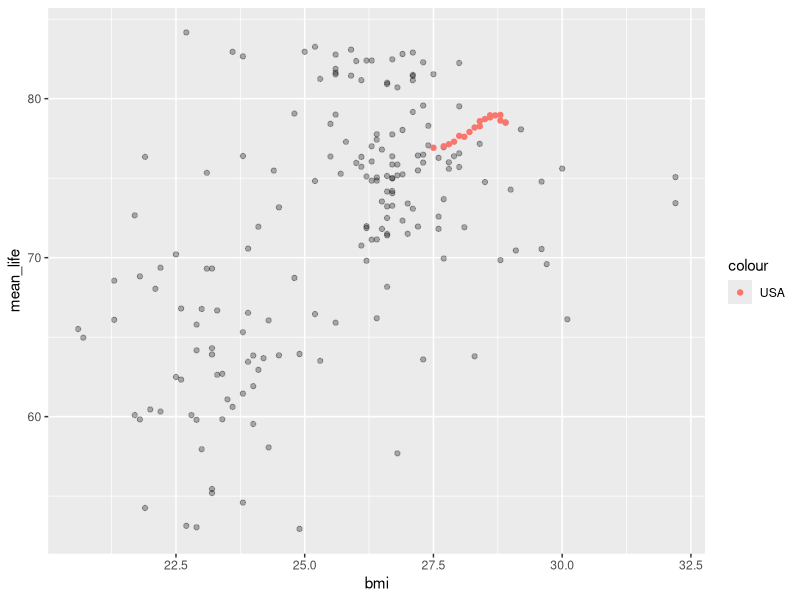
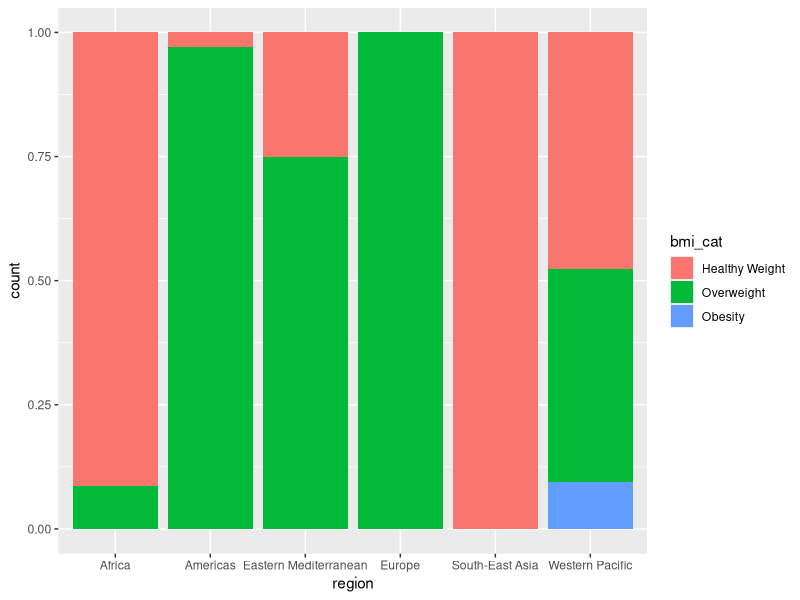
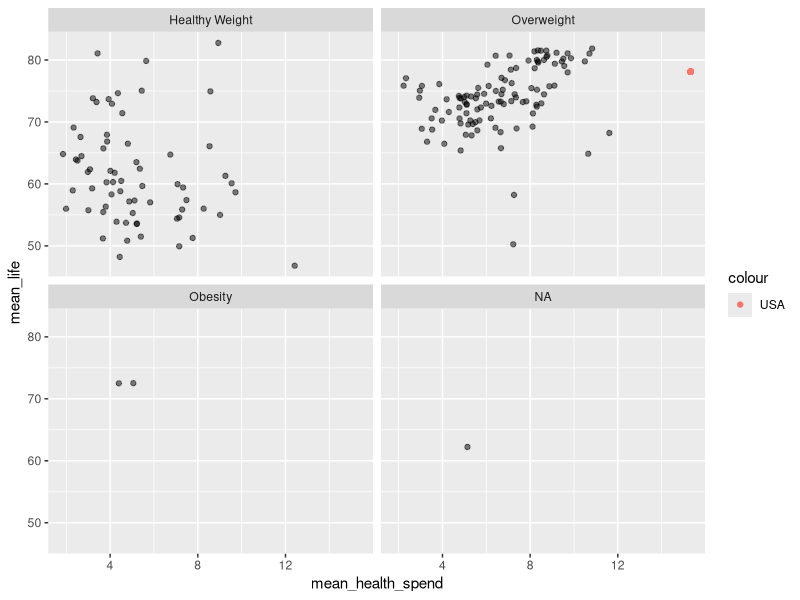
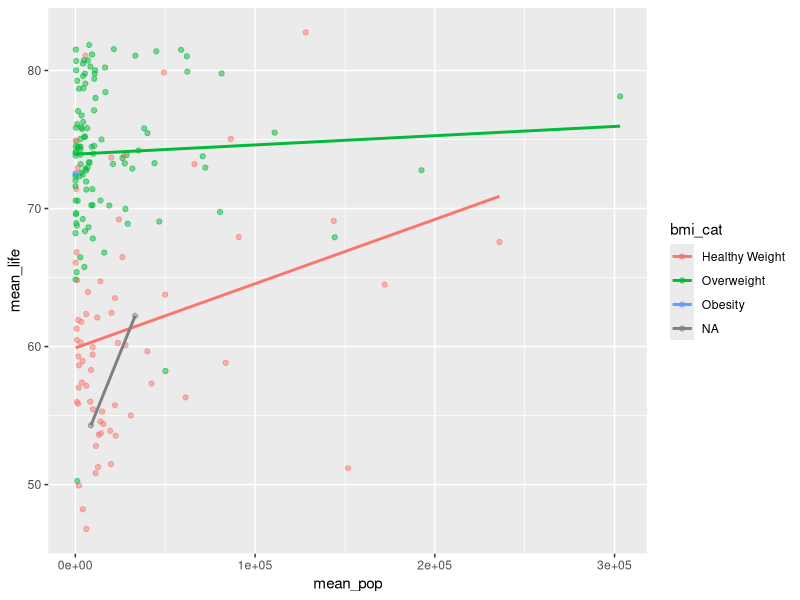
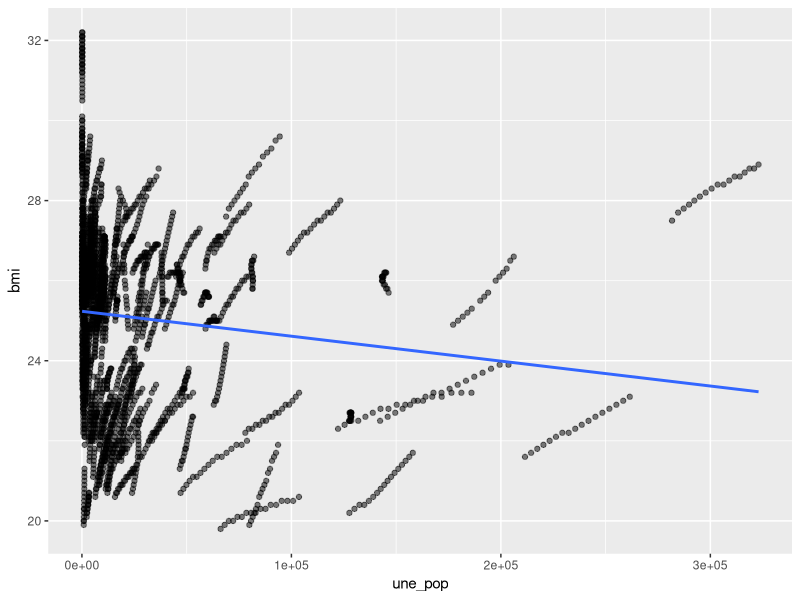

The R source for these figures, in order:
## ---- chunk 1
library(tidyverse)
library(dplyr)
library(scales)
## ---- chunk 2
who <- read.csv("who_life_exp.csv")
## ---- chunk 3
 mylabels <- c("Healthy Weight", "Overweight", "Obesity")

who <- who %>%
  mutate(bmi_cat = cut(bmi, breaks = c(18, 24.9, 29.9, Inf), labels = mylabels))
  
## ---- chunk 4
who_mean <- who %>%
  group_by(region, country) %>%
  summarize(mean_life = mean(life_expect, na.rm = TRUE),
         mean_alcohol = mean(alcohol, na.rm = TRUE),
         mean_amortality = mean(adult_mortality, na.rm = TRUE),
         mean_bmi = mean(bmi, na.rm = TRUE),
         mean_water = mean(basic_water, na.rm = TRUE),
         mean_pop = mean(une_pop, na.rm = TRUE),
         mean_health_spend = mean(che_gdp, na.rm = TRUE),
         mean_life60 = mean(life_exp60, na.rm = TRUE),
         mean_imort = mean(infant_mort, na.rm = TRUE),
         mean_edu = mean(une_edu_spend, na.rm = TRUE),
         mean_school = mean(une_school, na.rm = TRUE),
         mean_gni = mean(gni_capita, na.rm = TRUE)) %>%
  arrange(desc(mean_pop))
## ---- chunk 5
write.csv(who_mean)
## ---- chunk 6
 mylabels <- c("Healthy Weight", "Overweight", "Obesity")

who_mean <- who_mean %>%
  mutate(bmi_cat = cut(mean_bmi, breaks = c(18, 24.9, 29.9, Inf), labels = mylabels))
  
## ---- chunk 7
who_USA <- who %>%
  filter(country_code == "USA") %>%
    mutate(mean_life = mean(life_expect))

who %>%
  filter(year == 2016) %>%
  group_by(country) %>%
  mutate(mean_life = mean(life_expect)) %>%
  ggplot(mapping = 
         aes(x = bmi,
             y = mean_life)) +
  geom_point(alpha = 0.3) +
  geom_point(data = who_USA,
             aes(x = bmi,
                 y = life_expect,
                 color = "USA"
))
## ---- chunk 8
who_meanall <- who %>%
  group_by(country) %>%
  summarize(mean_life = mean(life_expect, na.rm = TRUE),
         mean_alcohol = mean(alcohol, na.rm = TRUE),
         mean_amortality = mean(adult_mortality, na.rm = TRUE),
         mean_bmi = mean(bmi, na.rm = TRUE),
         mean_water = mean(basic_water, na.rm = TRUE),
         mean_pop = mean(une_pop, na.rm = TRUE),
         mean_health_spend = mean(che_gdp, na.rm = TRUE),
         across()) %>%
  arrange(desc(mean_pop))
## ---- chunk 9
who_mean5 <- who %>%
  group_by(region, country) %>%
  summarize(mean_life = mean(life_expect, na.rm = TRUE),
         mean_alcohol = mean(alcohol, na.rm = TRUE),
         mean_amortality = mean(adult_mortality, na.rm = TRUE),
         mean_bmi = mean(bmi, na.rm = TRUE),
         mean_water = mean(basic_water, na.rm = TRUE),
         mean_pop = mean(une_pop, na.rm = TRUE),
         mean_health_spend = mean(che_gdp, na.rm = TRUE)) %>%   
arrange(desc(mean_pop)) %>%
  slice(1:5)
## ---- chunk 10
who_mean_regions <-  who_mean %>%  
  filter(bmi_cat != "NA") %>%
  group_by(region) %>%
count(bmi_cat) %>%
  mutate(bmi_cat_per = n/sum(n))

who_mean %>%
  filter(bmi_cat != "NA") %>%
  group_by(region) %>%
  count(region)

who_mean %>%
  filter(bmi_cat != "NA") %>%
  group_by(bmi_cat)%>%
  count(bmi_cat)
## ---- chunk 11
who_mean %>%
  filter(bmi_cat != "NA") %>%
  group_by(region) %>%
  ggplot(mapping = aes(
    x = region,
    fill = bmi_cat))  +
    geom_bar(position = "fill")
## ---- chunk 12
who_USA <- who %>%
  filter(country_code == "USA") %>%
    summarize(mean_life = mean(life_expect),
           mean_health_spend = mean(che_gdp),
           country, region, bmi_cat)

## ---- chunk 13
who_mean %>%
  group_by(country) %>%
  ggplot(mapping = 
         aes(x = mean_health_spend,
             y = mean_life)) +
  geom_point(alpha = 0.5) +
  geom_point(data = who_USA,
             aes(x = mean_health_spend,
                 y = mean_life,
                 color = "USA")) +
  facet_wrap(~bmi_cat)
  
## ---- chunk 14
who_mean %>%
    filter(mean_pop < 350000) %>%
  group_by(country) %>%
  ggplot(mapping = 
         aes(x = mean_pop,
             y = mean_life,
             color = bmi_cat)) +
  geom_point(alpha = 0.5) +
  geom_smooth(method = "lm", se = FALSE) 
## ---- chunk 15
who %>%
  filter(une_pop < 350000) %>%
  group_by(country) %>%
  ggplot(mapping = 
         aes(x = une_pop,
             y = bmi)) +
  geom_point(alpha = 0.5) +
  geom_smooth(method = "lm", se = FALSE) 
